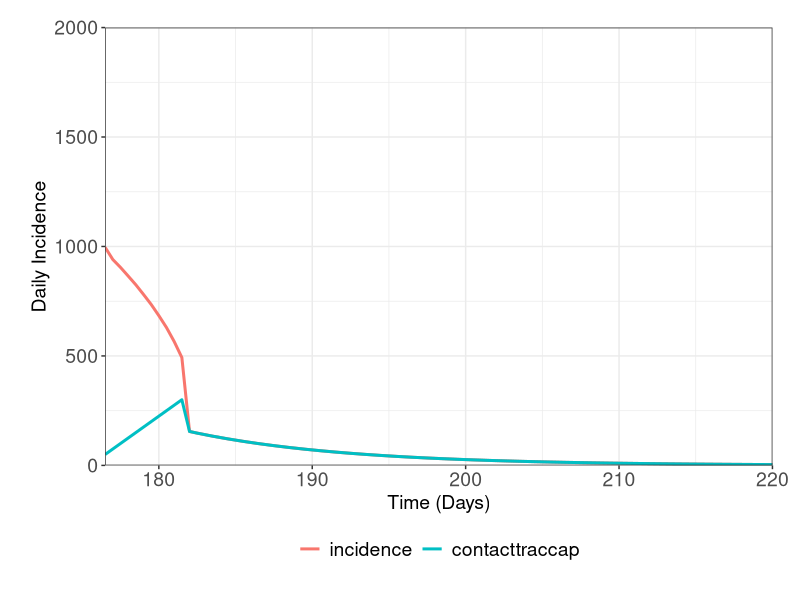
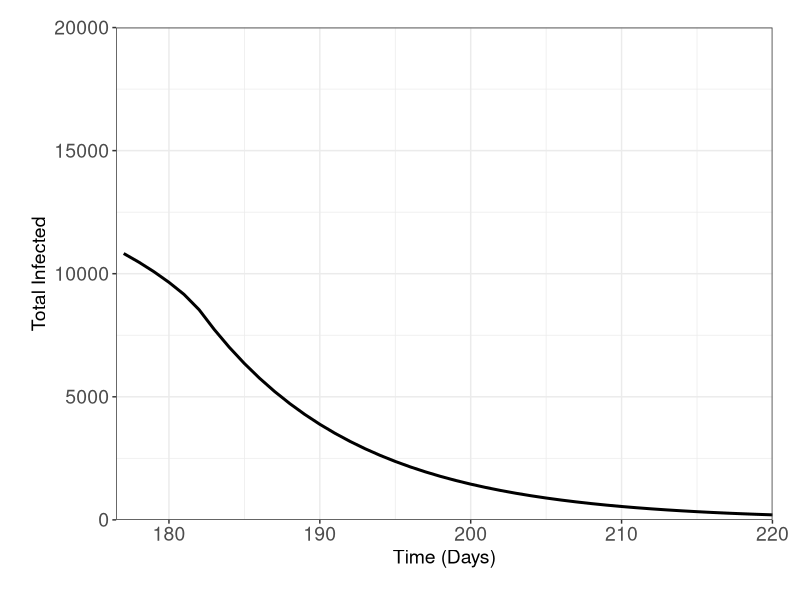

Recreate these plots in R, in order. (Note: this script raises an error after producing the figures.)
setwd("C:/Users/amorg/Documents/PhD/nCoV Work/Models/ContactTracing") 
rm(list=ls())
library("deSolve"); library("ggplot2"); library("ggpubr"); library("reshape2"); library("Cairo")

#### Model Functions - Gen Time/ Betas/ODEs ####

#Generation Time

GenTime <- function(T2, R0) {
  G = T2 * ((R0-1)/log(2))
  return(G)
}

#Model Betas

beta <- function(time, tstart1, R0) {
  gamma <- 1/(GenTime(3.3,2.8))
  ifelse((time >= tstart1 & time <= Inf), 
         R0*gamma, #Phase 2 - Before this was R0 = 0.9
         1.7*gamma #Phase 1
  )
} 

#Baseline SIRS To identify time at inc = 1000

SIRS1 <- function(time, init, parms) {
    
    beta <- beta(time, parms["tstart1"], parms["R0"])
    
    dS = - beta*init["I"]*init["S"] + parms["zeta"]*init["R"]
    dI = beta*init["I"]*init["S"] - parms["gamma"]*init["I"]
    dR = parms["gamma"]*init["I"] - parms["zeta"]*init["R"] 
    
    inc_tim_inc <- c(time, beta*init["I"]*init["S"])
    inc_cont <<- rbind(inc_cont, inc_tim_inc) # Tracking the daily incidence
    inc_cont <<- inc_cont[!duplicated(inc_cont$X0), ]
    
    return(list(c(dS, dI, dR)))
}

#Linear Increase in contact tracing

lin_cont <- function(x,m,comp) {
  y = m*(x-comp+1) + 0
  return(y)
}

#SIRS Model To Identify where contact tracing = incidence

SIRS2 <- function(time, init, parms) {
    timecomp = timecomp
    
    if(time >= timecomp) {
      
      beta <- beta(time, parms["tstart1"], parms["R0"]) * (1-(inc_cont[nrow(inc_cont),3]/(inc_cont[nrow(inc_cont),2]))*parms["efficacy"])
      linear <<- lin_cont(time, parms["ramp_rate"], timecomp)
      
      dS = - beta*init["I"]*init["S"] + parms["zeta"]*init["R"]
      dI = beta*init["I"]*init["S"] - parms["gamma"]*init["I"]
      dR = parms["gamma"]*init["I"] - parms["zeta"]*init["R"] 
      
      incidence <- beta*init["I"]*init["S"]*parms["N"]
      
      inctime <- c(time, incidence, linear, beta, linear/ (incidence))
      inc_cont <<- rbind(inc_cont, inctime)
      inc_cont <<- inc_cont[!duplicated(inc_cont$X0), ]
      
    } else { #if inc < 1000
      
      beta <- beta(time, parms["tstart1"], parms["R0"])
      
      dS = - beta*init["I"]*init["S"] + parms["zeta"]*init["R"]
      dI = beta*init["I"]*init["S"] - parms["gamma"]*init["I"]
      dR = parms["gamma"]*init["I"] - parms["zeta"]*init["R"]
      
      incidence <- beta*init["I"]*init["S"]*parms["N"]
      
      inctime <- c(time, incidence, 0, beta, 0/ (incidence))
      inc_cont <<- rbind(inc_cont, inctime)
      inc_cont <<- inc_cont[!duplicated(inc_cont$X0), ]
    }
    
    return(list(c(dS, dI, dR)))
}

#SIRS Model used for Final Model Output

SIRS3 <- function(time, init, parms) {

    timecomp = timecomp
    timeequal = timeequal
    
    if(time >= timecomp) {
      
      if(time >= timeequal) { # if time is equal
        
        beta <- beta(time,parms["tstart1"], parms["R0"])*(1-(1*parms["efficacy"]))
        
        dS = - beta*init["I"]*init["S"] + parms["zeta"]*init["R"]
        dI = beta*init["I"]*init["S"] - parms["gamma"]*init["I"]
        dR = parms["gamma"]*init["I"] - parms["zeta"]*init["R"] 
        
        incidence <- beta*init["I"]*init["S"]*parms["N"]
        
        inctime <- c(time, incidence, incidence, beta, 1)
        inc_cont <<- rbind(inc_cont, inctime)
        inc_cont <<- inc_cont[!duplicated(inc_cont$X0), ]
        
      } else{ #if inc is over 1000
        
        beta <- beta(time,parms["tstart1"], parms["R0"]) * (1-(inc_cont[nrow(inc_cont),3]/(inc_cont[nrow(inc_cont),2]))*parms["efficacy"])
        linear <- lin_cont(time, parms["ramp_rate"], timecomp)
        
        dS = - beta*init["I"]*init["S"] + parms["zeta"]*init["R"]
        dI = beta*init["I"]*init["S"] - parms["gamma"]*init["I"]
        dR = parms["gamma"]*init["I"] - parms["zeta"]*init["R"] 
        
        incidence <- beta*init["I"]*init["S"]*parms["N"]
        
        inctime <- c(time, incidence, linear, beta, 
                     linear/ (incidence))
        
        inc_cont <<- rbind(inc_cont, inctime)
        inc_cont <<- inc_cont[!duplicated(inc_cont$X0), ]
      }
      
    } else { #if inc < 1000
      
      beta <- beta(time, parms["tstart1"], parms["R0"])
      
      dS = - beta*init["I"]*init["S"] + parms["zeta"]*init["R"]
      dI = beta*init["I"]*init["S"] - parms["gamma"]*init["I"]
      dR = parms["gamma"]*init["I"] - parms["zeta"]*init["R"] 
      
      incidence <- beta*init["I"]*init["S"]*parms["N"]
      
      inctime <<- c(time, incidence , 0, beta, 0)
      inc_cont <<- rbind(inc_cont, inctime)
      inc_cont <<- inc_cont[!duplicated(inc_cont$X0), ]
      
    }
    return(list(c(dS, dI, dR)))
}

#### Big Function ####

N <- 5.5*10^6
init <- c(S = (N-(N*0.0001))/N, I = (N*0.0001)/N, R= 0)

contact_trac_run <- function(efficacy, ramp_rate, R0, target, initial) {
  
  #Parameters
  N <- 5.5*10^6
  init <- c(S = (N-(N*0.0001))/N, I = (N*0.0001)/N, R= 0)
  parms = c(gamma = 1/(GenTime(3.3,2.8)), 
            zeta = 1/365,
            tstart1 = 71, 
            N = 5.5*10^6,
            efficacy = efficacy,
            ramp_rate = ramp_rate, 
            R0 = R0,
            target = target)
  
  #Baseline 
  times <- seq(0, 400, by = 1)
  inc_cont <<- data.frame(0, 0)
  out1 <- data.frame(rk(y = init, func = SIRS1, times = times, parms = parms, method = "rk4"))
  timecomp <<- inc_cont[,1][which(abs((inc_cont[,2]*N - initial) - 0) == min(abs((inc_cont[,2]*N - initial) - 0)) & inc_cont[,1] > parms["tstart1"])]
  
  #Intersect
  inc_cont <<- data.frame(0, 0, 0, 0, 0)
  times <- seq(0, 400, by = 1)
  out1 <- data.frame(rk(y = init, func = SIRS2, times = times, parms = parms, method = "rk4"))
  
  t <- inc_cont[,1][which(inc_cont[,5] < 1 & inc_cont[,5] > 0.5)]
  t1 <- split(t, cumsum(c(1, diff(t) != 0.5)))[[1]]
  timeequal <<- t1[length(t1)]
  
  #Actually Run the Model 
  inc_cont <<- data.frame(0, 0, 0, 0, 0)
  times <- seq(0, 400, by = 1)
  out1 <<- data.frame(rk(y = init, func = SIRS3, times = times, parms = parms, method = "rk4"))
  
  inc_cont[1,1] <<- 0; inc_cont[1,2] <<- 0
  colnames(inc_cont) <<- c("time", "incidence", "contacttraccap", "beta", "con/inc rat")
  
  time10 <- inc_cont[,1][which(inc_cont[,2] < target)][2]
  timesince <- inc_cont[,1][which(inc_cont[,2] < target)][2] - timecomp
  return(c("Time1000" = timeequal, "TimeContactTracEqualInc" = timecomp,"TimeTargetReach" = time10, "RelTimetoTarget" = timesince))
}

#Specify the efficacy (as a fraction), ramp_rate, lockdown R0 and target incidence
#inc_cont will always output during the run - view for a more detailed overview of the model run.

test <- contact_trac_run(0.8, 50, 0.9, 10, 1000)

statsinc <- melt(inc_cont, id.vars =  c("time"), measure.vars = c("incidence", "contacttraccap"))

ggplot(data = statsinc, aes(x = (time), y = value, col = variable))+ theme_bw() +
  labs(x ="Time (Days)", y = "Daily Incidence", color = "Population") + scale_y_continuous(limits = c(0,2000), expand = c(0,0)) + 
  scale_x_continuous(limits= c(test["TimeContactTracEqualInc"], test["TimeTargetReach"]+10), expand = c(0,0)) +
  theme(legend.position = "bottom", legend.title = element_blank(), legend.text=element_text(size=14),  axis.text=element_text(size=14),
        axis.title.y=element_text(size=14),axis.title.x = element_text(size=14), 
        legend.spacing.x = unit(0.3, 'cm'), plot.margin=unit(c(0.7,0.7,0.8,0.8),"cm")) +
  geom_line(size = 1.02, stat = "identity")

ggplot(data = out1, aes(x = (time), y = I*N))+ theme_bw() +
  labs(x ="Time (Days)", y = "Total Infected", color = "Population") + scale_y_continuous(limits = c(0, 20000),expand = c(0,0)) + 
  scale_x_continuous(limits = c(test["TimeContactTracEqualInc"], test["TimeTargetReach"]+10), expand = c(0,0)) +
  theme(legend.position = "bottom", legend.title = element_blank(), legend.text=element_text(size=14),  axis.text=element_text(size=14),
        axis.title.y=element_text(size=14),axis.title.x = element_text(size=14), 
        legend.spacing.x = unit(0.3, 'cm'), plot.margin=unit(c(0.7,0.7,0.8,0.8),"cm")) +
  geom_line(size = 1.02, stat = "identity")


#### Heat Maps #### 

heatmap <- expand.grid(seq(1,50),seq(0.7,1, by = 0.05))

heatdata <- data.frame(matrix(nrow = nrow(heatmap), ncol = 6))

for (i in 1:nrow(heatmap)) {
  heatdata[i,] <- c(heatmap[i,1],heatmap[i,2],contact_trac_run(0.8, heatmap[i,1], heatmap[i,2], 10))
  print((i/nrow(heatmap)*100))
}

colnames(heatdata) <- c("ContRampUp", "Lock_R0", "Time1000", "TimeContactTracEqualInc", "TimeTargetReach", "RelTimetoTarget")

ggplot(heatdata, aes(ContRampUp, Lock_R0, z = RelTimetoTarget)) + geom_contour_filled()
